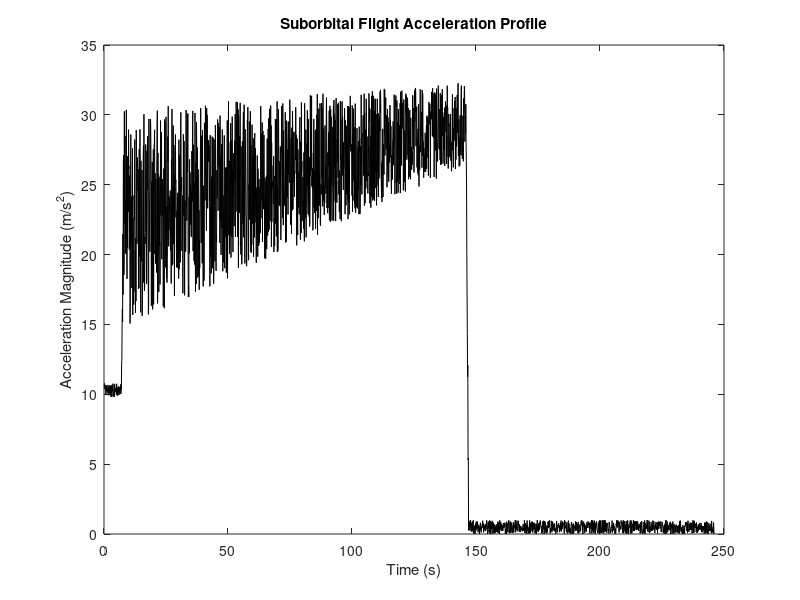

This figure's MATLAB source: (Note: this script raises an error after producing the figure.)
%% Setup

%x = rand ----- this makes a random number from 0 - 1
BUFF_SIZE = 15;
accelLength = 2460;
accel = zeros(accelLength, 2);
buff = zeros(BUFF_SIZE, 2); % left column is new buffer and right is older
buff(:,:) = 9.8;
average = zeros(1, 2);
stdDev = zeros(1, 2);

averages1 = zeros(1,accelLength); % holds newer buffer means per each loop
averages2 = zeros(1,accelLength); % holds older buffer means per each loop
newBuffStdDev = zeros(1, accelLength);
oldBuffStdDev = zeros(1,accelLength);
j = 0;
g = 9.8;
%% Acceleration Flight Profile

% liftoff at 7 seconds - index 70
% meco at 146 seconds - index 1460
% peak at 246 seconds - index 2460
% land at 430 seconds - index 4300

for i = 1:accelLength
    accel(i,1) = i;
    if i < 70 % before liftoff
        accel(i, 2) = g + rand;
    elseif (i >= 70) && (i <= 75) % eary liftoff (vibration and quick increase in acceleration)
        accel(i,2) = g + (i-70)*(1.5*g - 1*g)/(5) + rand * (0.25*g);
    elseif i < 1460 % liftoff
        accel(i, 2) = 1.5*g + (i - 75) * ((2.7*g-1.5*g) /(1460-75)) + rand * (1.6 * g + (i - 75) * (0.6 * g - 1.6 * g)/(1460-75));
    elseif (i >= 1460) && (i < 1470) % early meco (expecting a little vibration still from the engine cutoff process, and acceleration is quickly reaching zero)
        accel(i,2) = 2.7*g - 2.7*g/10*(i - 1460) + rand * (0.5 * g);
    else % meco
        accel(i, 2) = 0 + rand;
    end
end

%% Buffer Method

for i = 1:accelLength-BUFF_SIZE
    temp = accel(i,2); % Simulating getting new data
    for j = BUFF_SIZE:-1:2
      buff(j,1) = buff(j - 1, 1); % Slide all the buffer points to the right for the newer buffer.
      buff(j,2) = buff(j - 1, 2); % Same as above but with the older buffer
    end
    buff(1,1) = temp; % Set first point of new buffer to newly aquired accelerometer data
    temp = buff(BUFF_SIZE,1);
    buff(1,2) = temp; %Set first value of older buffer to last value of newer buffer (sliding)

    average(1) = sum(buff(:,1)) / BUFF_SIZE;
    average(2) = sum(buff(:,2)) / BUFF_SIZE;

    for j = 1:BUFF_SIZE
      stdDev(1) = stdDev(1) + ((average(1) - buff(j,1)) ^2) / BUFF_SIZE;
      stdDev(2) = stdDev(2) + ((average(2) - buff(j,2)) ^2) / BUFF_SIZE;
    end
     
    stdDev(1) = sqrt(stdDev(1));
    stdDev(2) = sqrt(stdDev(2));

    averages1(i) = average(1);
    averages2(i) = average(2);
    newBuffStdDev(i) = stdDev(1);
    oldBuffStdDev(i) = stdDev(2);
    
    average(:,:) = 0;
    stdDev(:,:) = 0;
end

%% Output

fprintf("\n\nDone!\n\n");

figure;
plot(accel(:,1) ./ 10, accel(:,2), 'k')
xlabel('Time (s)')
ylabel('Acceleration Magnitude (m/s^2)')
title('Suborbital Flight Acceleration Profile')
xline(70, '--g', {'Liftoff Start'}, 'HandleVisibility','off')
xline(200, '--g', {'MECO Start'}, 'HandleVisibility','off')
grid on


% figure;
% hold on
% plot(accel(:,1) ./ 10, newBuffStdDev)
% plot(accel(:,1)./10, oldBuffStdDev)
% plot(accel(:,1) ./ 10, newBuffStdDev - oldBuffStdDev)
% legend('Std Dev of Newer Buffer', 'Std Dev of Older Buffer', 'Difference between StdDev of Newer Buffer and StdDev of Older Buffer')
% xlabel('Time (s)')
% ylabel('Acceleration Magnitude (m/s^2)')
% title('Suborbital Flight Acceleration Profile with Buffer Method Standard Deviations (Std Dev)')
% xline(7, '--g', {'Liftoff Start'}, 'HandleVisibility','off')
% xline(146, '--g', {'MECO Start'}, 'HandleVisibility','off')
% grid on
% hold off

% figure;
% plot(accel(1:accelLength-BUFF_SIZE,1) ./ 10, averages1(1:accelLength-BUFF_SIZE))
% hold on 
% plot (accel(1:accelLength-BUFF_SIZE,1) ./ 10, averages2(1:accelLength-BUFF_SIZE))
% plot (accel(1:accelLength-BUFF_SIZE,1) ./ 10, averages1(1:accelLength-BUFF_SIZE) - averages2(1:accelLength-BUFF_SIZE))
% legend('Mean of Newer Buffer', 'Mean of Older Bufffer', 'Difference of Means')
% xlabel('Time (s)')
% ylabel('Acceleration Magnitude (m/s^2)')
% title('Suborbital Flight Acceleration Profile with Buffer Method Averages')
% xline(7, '--g', {'Liftoff Start'}, 'HandleVisibility','off')
% xline(146, '--g', {'MECO Start'}, 'HandleVisibility','off')
% grid on
% hold off


% figure;
% plot (accel(1:1800,1) ./ 10, newBuffStdDev(1:1800) - oldBuffStdDev(1:1800))
% xlabel('Time (s)')
% ylabel('Acceleration Magnitude (m/s^2)')
% title(['Suborbital Flight Acceleration Profile:' ...
%     ' Difference of Standard Deviations'])
% xline(7, '--g', {'Liftoff Start'}, 'HandleVisibility','off')
% xline(146, '--g', {'MECO Start'}, 'HandleVisibility','off')
% grid on
% hold off

% figure;
% plot (accel(1:1800,1) ./ 10, averages1(1:1800) - averages2(1:1800))
% xlabel('Time (s)')
% ylabel('Acceleration Magnitude (m/s^2)')
% title(['Suborbital Flight Acceleration Profile:' ...
%     ' Difference of Buffer Means'])
% xline(7, '--g', {'Liftoff Start'}, 'HandleVisibility','off')
% xline(146, '--g', {'MECO Start'}, 'HandleVisibility','off')
% grid on
% hold off

writematrix(accel, 'acceleration_liftoff_MECO.csv')